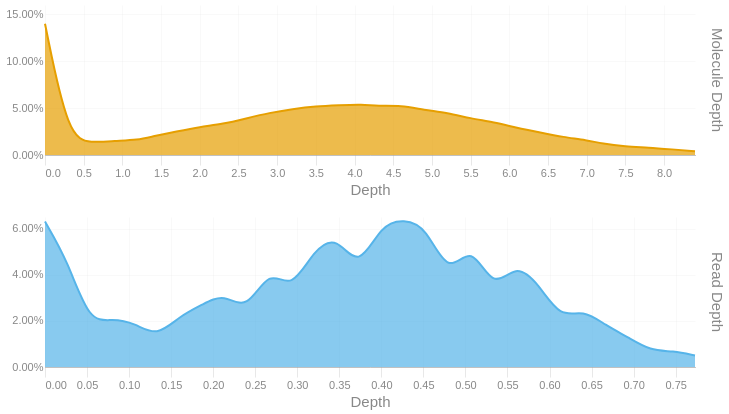

Write notebook code for a chart like this one.
### Code cell
readdep = depth_hist(tb['Read Depth'], q99, 3)
readdep = readdep.with_columns(pl.lit('Read Depth').alias('Metric'))
if not SKIPLR:
    moldep = depth_hist(tb['Molecule Depth'], mol_q99, 1)
    moldep = moldep.with_columns(pl.lit('Molecule Depth').alias('Metric'))
    _hist = pl.concat([readdep, moldep])
    _hist = _hist.filter(pl.col('Proportion') != 0)
    with SafeRender(_hist):
        (
            alt.Chart(_hist)        
            .mark_area(interpolate = "basis")
            .encode(
                x=alt.X('Bin:Q').scale(domainMin=0).axis(alt.Axis(title='Depth')),
                y = alt.Y('Proportion:Q', title = None).axis(format = '.2%'),
                color = alt.Color('Metric:N').legend(None),
                row = alt.Row("Metric:N").header(title = None, labelOrient = 'right'),
                tooltip = [
                    alt.Tooltip("Metric:N", title = "Metric"),
                    alt.Tooltip('Interval:N', title = "Depth Interval"),
                    alt.Tooltip('Proportion:Q', title = "% Alignments").format('.2%')
                ]
            )
            .resolve_scale(x='independent', y='independent')
            .properties(
                height = 150, width = 650,
                usermeta={'embedOptions': {'downloadFileName': f'{samplename}.depth.hist'}}
            )
        ).display()
else:
    readdep = readdep.filter(pl.col('Proportion') != 0)
    with SafeRender(readdep):
        (
            alt.Chart(readdep)        
            .mark_area(interpolate = "basis")
            .encode(
                x=alt.X('Bin:Q').scale(domainMin=0).axis(alt.Axis(title='Depth')),
                y = alt.Y('Proportion:Q', title = None).axis(format = '.2%'),
                tooltip = [
                    alt.Tooltip('Interval:N', title = "Depth Interval"),
                    alt.Tooltip('Proportion:Q', title = "% Alignments").format('.2%')
                ]
            )
            .properties(
                usermeta={'embedOptions': {'downloadFileName': f'{samplename}.depth.hist'}}
            )
        ).display()

### Figure 1 — Vega-Lite specification as saved in the notebook (floating-point values rounded to 4 significant figures)
{"width": 650, "height": 150, "config": {"title": {"anchor": "start", "dy": -15, "fontSize": 18, "color": "#888888", "subtitleColor": "#888888", "subtitleFontSize": 14}, "arc": {"fill": "#0072B2"}, "axis": {"domainColor": "#888888", "domainWidth": 0.5, "gridWidth": 0.2, "grid": false, "titleFontWeight": 400, "titleFontSize": 15, "labelFontSize": 11, "labelColor": "#888888", "tickColor": "#888888", "tickWidth": 0.2, "titleColor": "#888888"}, "axisBand": {"grid": false}, "axisX": {"grid": true, "tickSize": 10, "domainCap": "round"}, "axisY": {"domain": false, "grid": true, "tickSize": 0, "domainCap": "round"}, "background": "transparent", "header": {"labelFontSize": 15, "labelColor": "#888888", "titleFontSize": 15, "titleFontWeight": 600, "titleColor": "#888888"}, "legend": {"labelFont": "sans-serif", "labelFontSize": 12, "labelColor": "#888888", "symbolSize": 100, "symbolType": "circle", "titleFontSize": 12, "titlePadding": 10, "titleColor": "#888888", "title": null}, "range": {"category": ["#E69F00", "#56B4E9", "#009E73", "#F0E442", "#0072B2", "#D55E00", "#CC79A7", "#000000"], "diverging": ["#cfe8f3", "#a2d4ec", "#73bfe2", "#46abdb", "#1696d2", "#12719e"]}, "area": {"fill": "#0072B2", "fillOpacity": 0.7, "line": true, "strokeOpacity": 0.7}, "line": {"color": "#0072B2", "stroke": "#0072B2", "strokeWidth": 2}, "trail": {"color": "#0072B2", "stroke": "#0072B2", "strokeWidth": 0, "size": 1}, "point": {"filled": true, "fillOpacity": 1.0, "size": 95}, "text": {"color": "#888888", "fontSize": 11, "align": "right", "fontWeight": 400, "size": 11}, "bar": {"fill": "#0072B2", "stroke": null}, "view": {"stroke": null, "continuousWidth": 660, "continuousHeight": 400}}, "data": {"name": "data-2a328b7979e915cee43280b9c62a8aeb"}, "mark": {"type": "area", "interpolate": "basis"}, "encoding": {"color": {"field": "Metric", "legend": null, "type": "nominal"}, "row": {"field": "Metric", "header": {"title": null, "labelOrient": "right"}, "type": "nominal"}, "tooltip": [{"field": "Metric", "title": "Metric", "type": "nominal"}, {"field": "Interval", "title": "Depth Interval", "type": "nominal"}, {"field": "Proportion", "format": ".2%", "title": "% Alignments", "type": "quantitative"}], "x": {"axis": {"title": "Depth"}, "field": "Bin", "scale": {"domainMin": 0}, "type": "quantitative"}, "y": {"axis": {"format": ".2%"}, "field": "Proportion", "title": null, "type": "quantitative"}}, "resolve": {"scale": {"x": "independent", "y": "independent"}}, "usermeta": {"embedOptions": {"downloadFileName": "TF26LRJL0013_5B_10484332_23Y22YLT4_L7.depth.hist"}}, "$schema": "https://vega.github.io/schema/vega-lite/v6.4.1.json", "datasets": {"data-2a328b7979e915cee43280b9c62a8aeb": [{"Bin": 0.0, "Interval": "0.0-0.027", "Proportion": 0.063, "Metric": "Read Depth"}, {"Bin": 0.027, "Interval": "0.027-0.053", "Proportion": 0.046, "Metric": "Read Depth"}, {"Bin": 0.053, "Interval": "0.053-0.08", "Proportion": 0.019, "Metric": "Read Depth"}, {"Bin": 0.08, "Interval": "0.08-0.107", "Proportion": 0.021, "Metric": "Read Depth"}, {"Bin": 0.107, "Interval": "0.107-0.133", "Proportion": 0.019, "Metric": "Read Depth"}, {"Bin": 0.133, "Interval": "0.133-0.16", "Proportion": 0.013, "Metric": "Read Depth"}, {"Bin": 0.16, "Interval": "0.16-0.187", "Proportion": 0.022, "Metric": "Read Depth"}, {"Bin": 0.187, "Interval": "0.187-0.213", "Proportion": 0.027, "Metric": "Read Depth"}, {"Bin": 0.213, "Interval": "0.213-0.24", "Proportion": 0.032, "Metric": "Read Depth"}, {"Bin": 0.24, "Interval": "0.24-0.267", "Proportion": 0.024, "Metric": "Read Depth"}, {"Bin": 0.267, "Interval": "0.267-0.293", "Proportion": 0.043, "Metric": "Read Depth"}, {"Bin": 0.293, "Interval": "0.293-0.32", "Proportion": 0.033, "Metric": "Read Depth"}, {"Bin": 0.32, "Interval": "0.32-0.347", "Proportion": 0.051, "Metric": "Read Depth"}, {"Bin": 0.347, "Interval": "0.347-0.373", "Proportion": 0.057, "Metric": "Read Depth"}, {"Bin": 0.373, "Interval": "0.373-0.4", "Proportion": 0.042, "Metric": "Read Depth"}, {"Bin": 0.4, "Interval": "0.4-0.427", "Proportion": 0.062, "Metric": "Read Depth"}, {"Bin": 0.427, "Interval": "0.427-0.453", "Proportion": 0.064, "Metric": "Read Depth"}, {"Bin": 0.453, "Interval": "0.453-0.48", "Proportion": 0.061, "Metric": "Read Depth"}, {"Bin": 0.48, "Interval": "0.48-0.507", "Proportion": 0.039, "Metric": "Read Depth"}, {"Bin": 0.507, "Interval": "0.507-0.533", "Proportion": 0.054, "Metric": "Read Depth"}, {"Bin": 0.533, "Interval": "0.533-0.56", "Proportion": 0.033, "Metric": "Read Depth"}, {"Bin": 0.56, "Interval": "0.56-0.587", "Proportion": 0.045, "Metric": "Read Depth"}, {"Bin": 0.587, "Interval": "0.587-0.613", "Proportion": 0.036, "Metric": "Read Depth"}, {"Bin": 0.613, "Interval": "0.613-0.64", "Proportion": 0.021, "Metric": "Read Depth"}, {"Bin": 0.64, "Interval": "0.64-0.667", "Proportion": 0.025, "Metric": "Read Depth"}, {"Bin": 0.667, "Interval": "0.667-0.693", "Proportion": 0.018, "Metric": "Read Depth"}, {"Bin": 0.693, "Interval": "0.693-0.72", "Proportion": 0.013, "Metric": "Read Depth"}, {"Bin": 0.72, "Interval": "0.72-0.747", "Proportion": 0.007, "Metric": "Read Depth"}, {"Bin": 0.747, "Interval": "0.747-0.773", "Proportion": 0.007, "Metric": "Read Depth"}, {"Bin": 0.773, "Interval": "0.773-0.8", "Proportion": 0.005, "Metric": "Read Depth"}, {"Bin": 0.0, "Interval": "0.0-0.3", "Proportion": 0.14, "Metric": "Molecule Depth"}, {"Bin": 0.3, "Interval": "0.3-0.6", "Proportion": 0.018, "Metric": "Molecule Depth"}, {"Bin": 0.6, "Interval": "0.6-0.9", "Proportion": 0.013, "Metric": "Molecule Depth"}, {"Bin": 0.9, "Interval": "0.9-1.2", "Proportion": 0.015, "Metric": "Molecule Depth"}, {"Bin": 1.2, "Interval": "1.2-1.4", "Proportion": 0.016, "Metric": "Molecule Depth"}, {"Bin": 1.4, "Interval": "1.4-1.7", "Proportion": 0.02, "Metric": "Molecule Depth"}, {"Bin": 1.7, "Interval": "1.7-2.0", "Proportion": 0.025, "Metric": "Molecule Depth"}, {"Bin": 2.0, "Interval": "2.0-2.3", "Proportion": 0.03, "Metric": "Molecule Depth"}, {"Bin": 2.3, "Interval": "2.3-2.6", "Proportion": 0.033, "Metric": "Molecule Depth"}, {"Bin": 2.6, "Interval": "2.6-2.9", "Proportion": 0.039, "Metric": "Molecule Depth"}, {"Bin": 2.9, "Interval": "2.9-3.2", "Proportion": 0.045, "Metric": "Molecule Depth"}, {"Bin": 3.2, "Interval": "3.2-3.5", "Proportion": 0.049, "Metric": "Molecule Depth"}, {"Bin": 3.5, "Interval": "3.5-3.8", "Proportion": 0.052, "Metric": "Molecule Depth"}, {"Bin": 3.8, "Interval": "3.8-4.1", "Proportion": 0.053, "Metric": "Molecule Depth"}, {"Bin": 4.1, "Interval": "4.1-4.3", "Proportion": 0.054, "Metric": "Molecule Depth"}, {"Bin": 4.3, "Interval": "4.3-4.6", "Proportion": 0.052, "Metric": "Molecule Depth"}, {"Bin": 4.6, "Interval": "4.6-4.9", "Proportion": 0.053, "Metric": "Molecule Depth"}, {"Bin": 4.9, "Interval": "4.9-5.2", "Proportion": 0.048, "Metric": "Molecule Depth"}, {"Bin": 5.2, "Interval": "5.2-5.5", "Proportion": 0.045, "Metric": "Molecule Depth"}, {"Bin": 5.5, "Interval": "5.5-5.8", "Proportion": 0.039, "Metric": "Molecule Depth"}, {"Bin": 5.8, "Interval": "5.8-6.1", "Proportion": 0.035, "Metric": "Molecule Depth"}, {"Bin": 6.1, "Interval": "6.1-6.4", "Proportion": 0.029, "Metric": "Molecule Depth"}, {"Bin": 6.4, "Interval": "6.4-6.7", "Proportion": 0.024, "Metric": "Molecule Depth"}, {"Bin": 6.7, "Interval": "6.7-7.0", "Proportion": 0.019, "Metric": "Molecule Depth"}, {"Bin": 7.0, "Interval": "7.0-7.2", "Proportion": 0.016, "Metric": "Molecule Depth"}, {"Bin": 7.2, "Interval": "7.2-7.5", "Proportion": 0.012, "Metric": "Molecule Depth"}, {"Bin": 7.5, "Interval": "7.5-7.8", "Proportion": 0.009, "Metric": "Molecule Depth"}, {"Bin": 7.8, "Interval": "7.8-8.1", "Proportion": 0.008, "Metric": "Molecule Depth"}, {"Bin": 8.1, "Interval": "8.1-8.4", "Proportion": 0.006, "Metric": "Molecule Depth"}, {"Bin": 8.4, "Interval": "8.4-8.69", "Proportion": 0.004, "Metric": "Molecule Depth"}]}}
